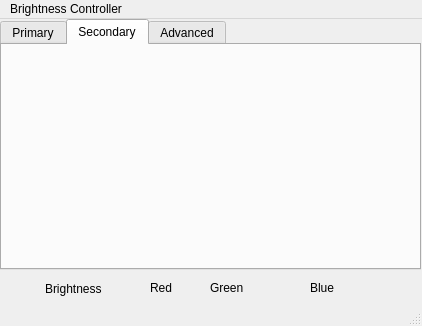
<?xml version="1.0" encoding="UTF-8"?>
<ui version="4.0">
 <class>MainWindow</class>
 <widget class="QMainWindow" name="MainWindow">
  <property name="geometry">
   <rect>
    <x>0</x>
    <y>0</y>
    <width>422</width>
    <height>326</height>
   </rect>
  </property>
  <property name="windowTitle">
   <string>MainWindow</string>
  </property>
  <widget class="QWidget" name="centralwidget">
   <widget class="QTabWidget" name="tabWidget">
    <property name="geometry">
     <rect>
      <x>0</x>
      <y>0</y>
      <width>421</width>
      <height>251</height>
     </rect>
    </property>
    <property name="tabShape">
     <enum>QTabWidget::Rounded</enum>
    </property>
    <property name="currentIndex">
     <number>1</number>
    </property>
    <widget class="QWidget" name="tab">
     <attribute name="title">
      <string>Primary</string>
     </attribute>
     <widget class="QWidget" name="horizontalLayoutWidget">
      <property name="geometry">
       <rect>
        <x>10</x>
        <y>10</y>
        <width>381</width>
        <height>201</height>
       </rect>
      </property>
      <layout class="QHBoxLayout" name="horizontalLayout">
       <item>
        <widget class="QSlider" name="verticalSlider_2">
         <property name="orientation">
          <enum>Qt::Vertical</enum>
         </property>
        </widget>
       </item>
       <item>
        <widget class="QSlider" name="verticalSlider_3">
         <property name="orientation">
          <enum>Qt::Vertical</enum>
         </property>
        </widget>
       </item>
       <item>
        <widget class="QSlider" name="verticalSlider">
         <property name="orientation">
          <enum>Qt::Vertical</enum>
         </property>
        </widget>
       </item>
       <item>
        <widget class="QSlider" name="verticalSlider_4">
         <property name="orientation">
          <enum>Qt::Vertical</enum>
         </property>
        </widget>
       </item>
      </layout>
     </widget>
    </widget>
    <widget class="QWidget" name="tab_2">
     <attribute name="title">
      <string>Secondary</string>
     </attribute>
    </widget>
    <widget class="QWidget" name="tab_3">
     <attribute name="title">
      <string>Advanced</string>
     </attribute>
    </widget>
   </widget>
   <widget class="QLabel" name="label">
    <property name="geometry">
     <rect>
      <x>45</x>
      <y>260</y>
      <width>71</width>
      <height>20</height>
     </rect>
    </property>
    <property name="text">
     <string>Brightness</string>
    </property>
   </widget>
   <widget class="QLabel" name="label_2">
    <property name="geometry">
     <rect>
      <x>150</x>
      <y>260</y>
      <width>66</width>
      <height>17</height>
     </rect>
    </property>
    <property name="text">
     <string>Red</string>
    </property>
   </widget>
   <widget class="QLabel" name="label_3">
    <property name="geometry">
     <rect>
      <x>210</x>
      <y>260</y>
      <width>66</width>
      <height>17</height>
     </rect>
    </property>
    <property name="text">
     <string>Green</string>
    </property>
   </widget>
   <widget class="QLabel" name="label_4">
    <property name="geometry">
     <rect>
      <x>310</x>
      <y>260</y>
      <width>66</width>
      <height>17</height>
     </rect>
    </property>
    <property name="text">
     <string>Blue</string>
    </property>
   </widget>
  </widget>
  <widget class="QMenuBar" name="menubar">
   <property name="geometry">
    <rect>
     <x>0</x>
     <y>0</y>
     <width>422</width>
     <height>25</height>
    </rect>
   </property>
   <widget class="QMenu" name="menuBrightness_Controller">
    <property name="title">
     <string>Brightness Controller</string>
    </property>
   </widget>
   <addaction name="menuBrightness_Controller"/>
  </widget>
  <widget class="QStatusBar" name="statusbar"/>
 </widget>
 <resources/>
 <connections/>
</ui>
